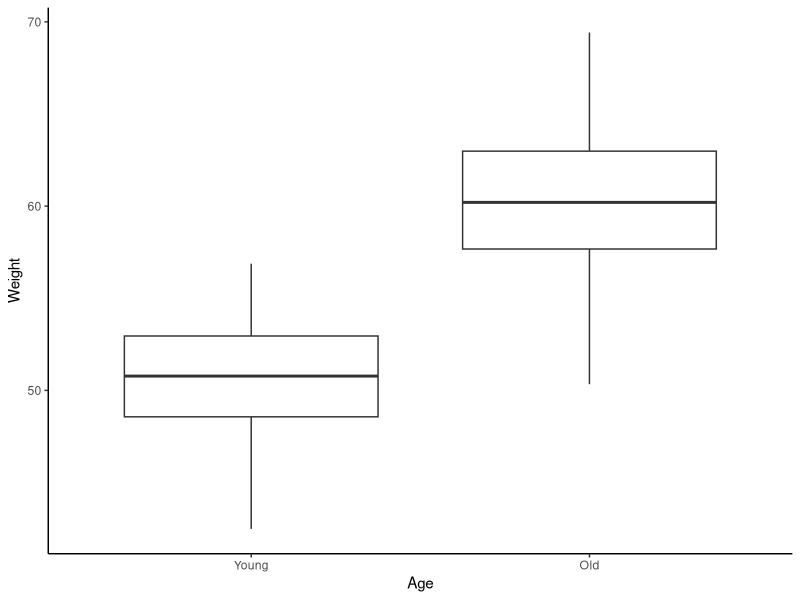
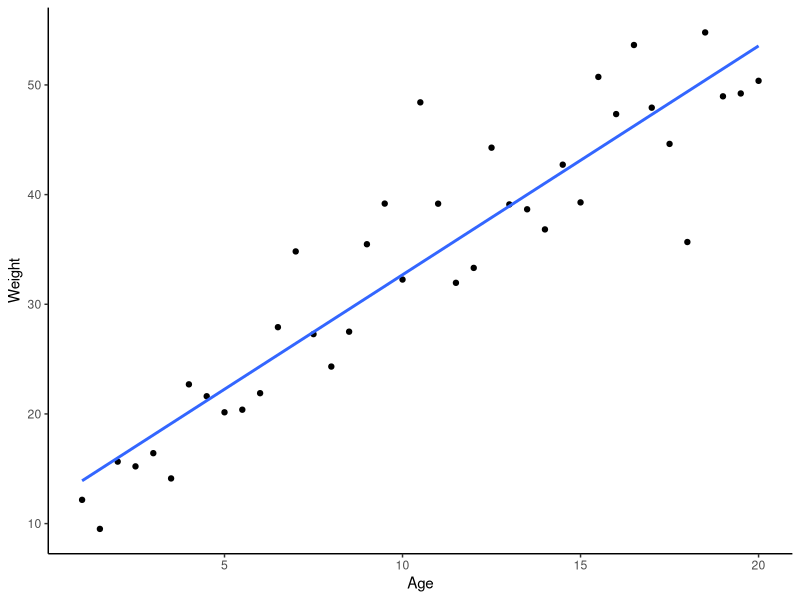
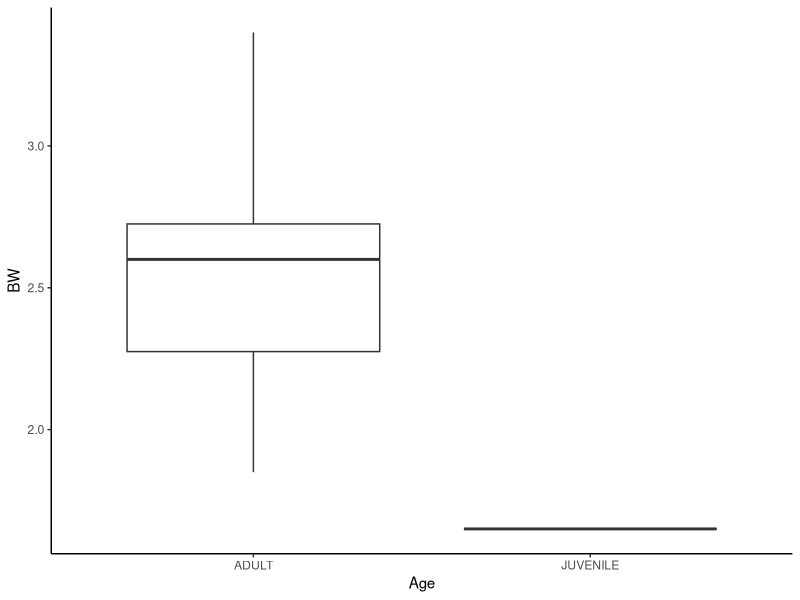

The R source for these figures, in order:
## ---- chunk 1
#| label: fig-weight-age
#| fig-cap: "Weight vs Age of an animal species. Simulated data. Here, age is a categorical variable."
#| echo: false
#| warning: false

set.seed(328)

Weight <- c(rnorm(50, mean = 50, sd = 3), rnorm(50, mean = 60, sd = 3))
Age <- c(rep("Young", 50), rep("Old", 50))


# create data frame
data <- data.frame(Weight, Age)

# ggplot
library(ggplot2)
ggplot(data, aes(x = Age, y = Weight)) +
  geom_boxplot() +
  theme_classic() +
  scale_fill_brewer(palette = "Set1") +
  scale_x_discrete(limits = c("Young", "Old"))
## ---- chunk 2
#| label: fig-weight-age-scatter
#| fig-cap: "Weight vs Age of an animal species. Simulated data. Here, age is a continuous variable."
#| echo: false

V_max <- 70 # Assume the maximum weight is 70 kg
K_M <- 10 # Assume the Michaelis constant is 10 years

# Generate age data
age <- seq(1, 20, by = 0.5) # From 1 to 20 years, in 0.5 year increments

# Apply the Michaelis-Menten equation to simulate weight data
weight <- V_max * age / (K_M + age) + rnorm(length(age), mean = 0, sd = 5)

# Create a data frame
data <- data.frame(Age = age, Weight = weight)

# Plot using ggplot2
library(ggplot2)
ggplot(data, aes(x = Age, y = Weight)) +
  geom_point() + # Use geom_line for continuous data
  geom_smooth(formula = y ~ x, method = "lm", se = FALSE) +
  theme_classic()
## ---- chunk 3
#| code-fold: true
library(readxl)
possums <- read_excel("possums.xlsx", sheet = 2)

library(ggplot2)
ggplot(possums, aes(x = Age, y = BW)) +
  geom_boxplot() +
  theme_classic()
